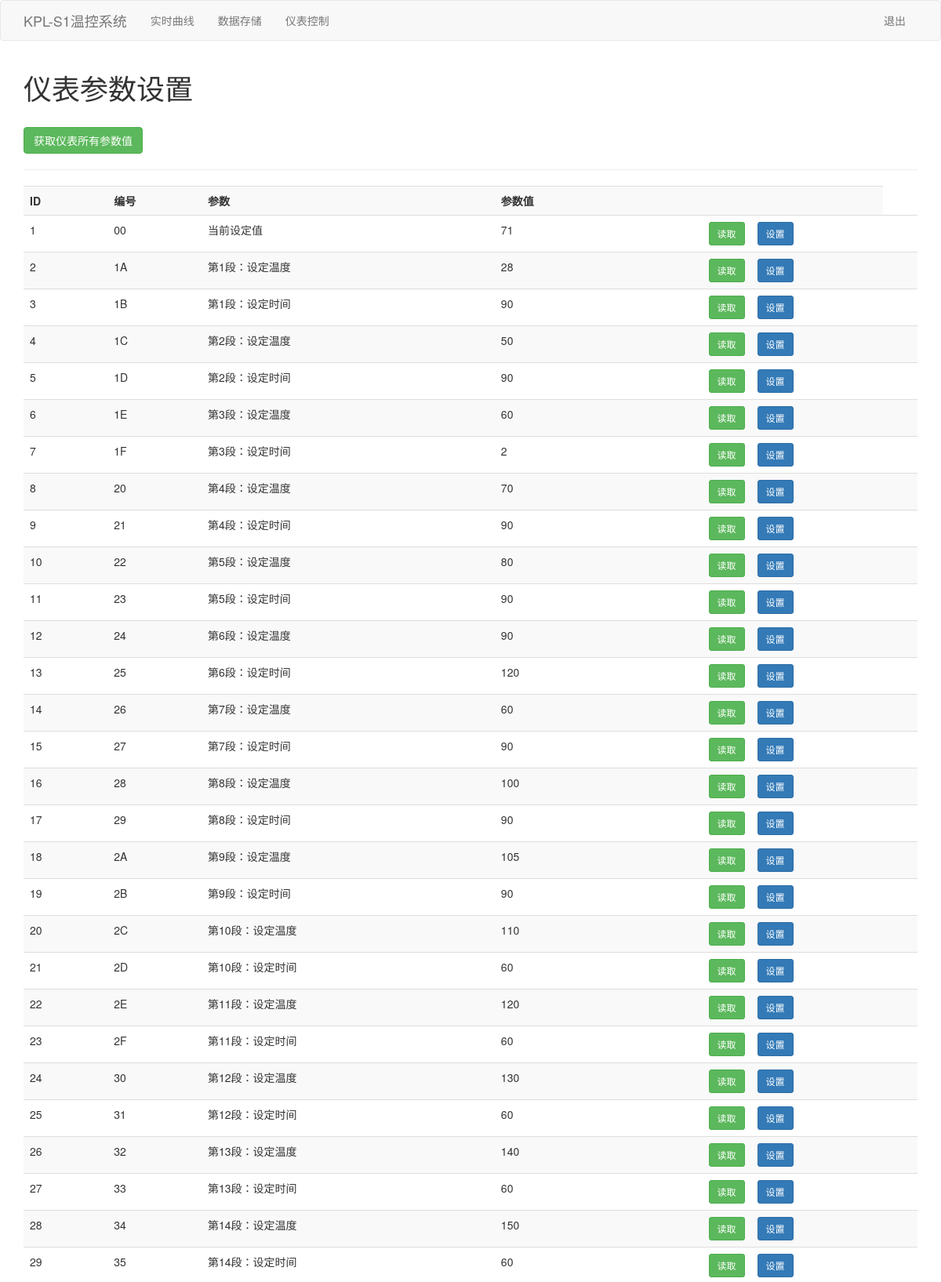
Screenshot of /parameter (signed in, upper part) with the database file from the repository.
### tables this page shows
CREATE TABLE register (
                            ID  INTEGER PRIMARY KEY AUTOINCREMENT,
                            Num text,
                            Meaning text,
                            Num_value text);

### app/views.py (the view)
@app.route('/parameter')
@is_logged_in
def parameter():
    data = db.register_select_all()
    return render_template('parameter.html', data=data)

### app/models.py (called while the page is built)
    def register_select_all(self):
        with con:
            sql = """select * from register """
            cur.execute(sql)
            data = cur.fetchall()
            return data

### app/views.py (called while the page is built)
def is_logged_in(f):
    @wraps(f)
    def wrap(*args, **kwargs):
        if 'logged_in' in session:
            return f(*args, **kwargs)
        else:
            flash('请登陆浏览', 'danger')
            return redirect(url_for('login'))
    return wrap

### app/templates/parameter.html
{% extends 'layout.html'%}
{%block body%}
<div class="container">
    <h1>仪表参数设置</h1>
    <br>
    <a href="/status" class="btn btn-success btn-md " role="button">获取仪表所有参数值</a>
    <hr>
    <table class="table table-striped">
        <tr>
            <th>ID</th>
            <th>编号</th>
            <th>参数</th>
            <th>参数值</th>
            <th></th>
            <th></th>
        </tr>
        {% for parameter in data %}
        <tr>
            <td>{{parameter[0]}}</td>
            <td>{{parameter[1]}}</td>
            <td>{{parameter[2]}}</td>
            <td>{{parameter[3]}}</td>
            <td><a href="mode/{{parameter[0]}}" class="btn btn-success btn-sm pull-right">读取</a></td>
            <td><a href="edit/{{parameter[0]}}" class="btn btn-primary btn-sm ">设置</a></td>
            <td>
        </tr>
        {% endfor %}
    </table>
</div>
{% endblock %}

### app/templates/layout.html (shortened to what this page needs)
<!DOCTYPE html>
<html lang="en">
<head>
    <link rel="stylesheet" href="{{ url_for('static', filename='css/bootstrap.min.css') }}">
</head>
<body>
    {% include 'includes/_navbar.html'%}
    {% block body%}{% endblock%}
</body>
</html>

### app/templates/includes/_navbar.html (shortened to what this page needs)
<nav class="navbar navbar-default">
  <div class="container">
    <div class="navbar-header" >
      <a class="navbar-brand"  href="/">KPL-S1温控系统</a>
    </div>
    <div id="navbar" class="collapse navbar-collapse navbar-center">
      <ul class="nav navbar-nav" style="width:380px">
        <li ><a href="/home" >实时曲线</a></li>
        <li ><a href="/table">数据存储</a></li>
        <li ><a href="/parameter">仪表控制</a></li>
      </ul>
      <ul class="nav navbar-nav navbar-right">
        {% if session.logged_in %}
        <li><a href="/logout">退出</a></li>
        {% else %}
        <li><a href="/register">注册</a></li>
        <li><a href="/login">登陆</a></li>
        {% endif %}
      </ul>
    </div>
  </div>
</nav>

### rows the page displays
register: ID "1", Num "00", Meaning "当前设定值", Num_value "71"
register: ID "2", Num "1A", Meaning "第1段：设定温度", Num_value "28"
register: ID "3", Num "1B", Meaning "第1段：设定时间", Num_value "90"
register: ID "4", Num "1C", Meaning "第2段：设定温度", Num_value "50"
register: ID "5", Num "1D", Meaning "第2段：设定时间", Num_value "90"
register: ID "6", Num "1E", Meaning "第3段：设定温度", Num_value "60"
register: ID "7", Num "1F", Meaning "第3段：设定时间", Num_value "2"
register: ID "8", Num "20", Meaning "第4段：设定温度", Num_value "70"
register: ID "9", Num "21", Meaning "第4段：设定时间", Num_value "90"
register: ID "10", Num "22", Meaning "第5段：设定温度", Num_value "80"
register: ID "11", Num "23", Meaning "第5段：设定时间", Num_value "90"
register: ID "12", Num "24", Meaning "第6段：设定温度", Num_value "90"
register: ID "13", Num "25", Meaning "第6段：设定时间", Num_value "120"
register: ID "14", Num "26", Meaning "第7段：设定温度", Num_value "60"
register: ID "15", Num "27", Meaning "第7段：设定时间", Num_value "90"
register: ID "16", Num "28", Meaning "第8段：设定温度", Num_value "100"
register: ID "17", Num "29", Meaning "第8段：设定时间", Num_value "90"
register: ID "18", Num "2A", Meaning "第9段：设定温度", Num_value "105"
register: ID "19", Num "2B", Meaning "第9段：设定时间", Num_value "90"
register: ID "20", Num "2C", Meaning "第10段：设定温度", Num_value "110"
register: ID "21", Num "2D", Meaning "第10段：设定时间", Num_value "60"
register: ID "22", Num "2E", Meaning "第11段：设定温度", Num_value "120"
register: ID "23", Num "2F", Meaning "第11段：设定时间", Num_value "60"
register: ID "24", Num "30", Meaning "第12段：设定温度", Num_value "130"
register: ID "25", Num "31", Meaning "第12段：设定时间", Num_value "60"
register: ID "26", Num "32", Meaning "第13段：设定温度", Num_value "140"
register: ID "27", Num "33", Meaning "第13段：设定时间", Num_value "60"
register: ID "28", Num "34", Meaning "第14段：设定温度", Num_value "150"
register: ID "29", Num "35", Meaning "第14段：设定时间", Num_value "60"
